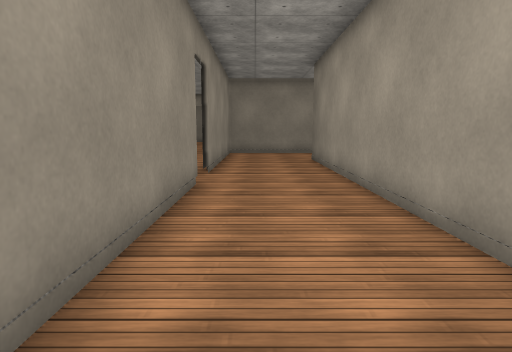
View 1 (above)

23 first-person views from a walk through a 3-D level made in the Unity game engine. The camera is 1.3 m above the floor, tilts 8° down and sees 75° across. The floor is counted in squares, 1 m on a side. Each view is taken from the middle of a square. On the plan, view 1 faces up. The plan holds only what a view shows up to about 14 squares ahead; the rest is blank. The place goes on beyond the plan. Door leaves are left out, so doorways stand open. Surface patterns are stand-ins for the level's own textures.

View 2
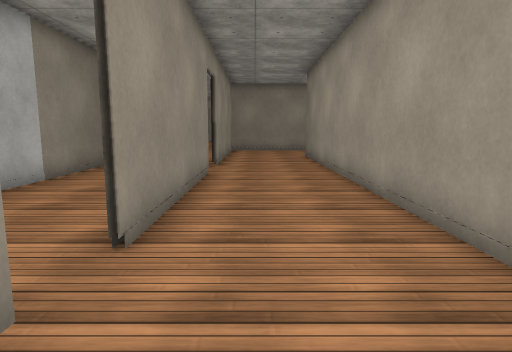

View 3
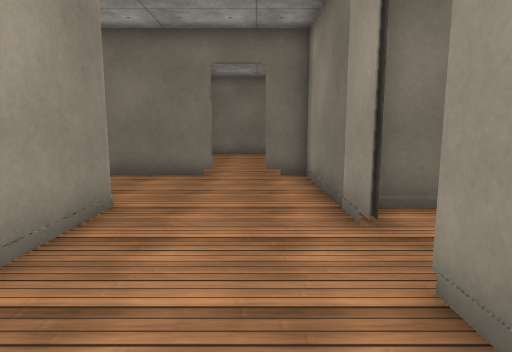

View 4
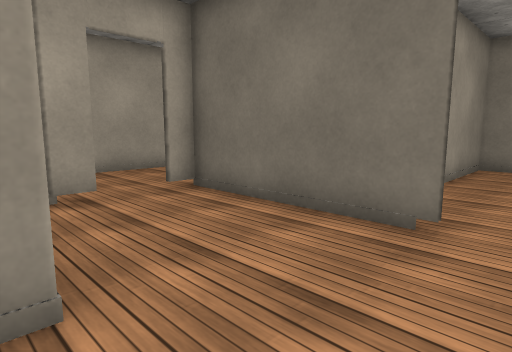

View 5
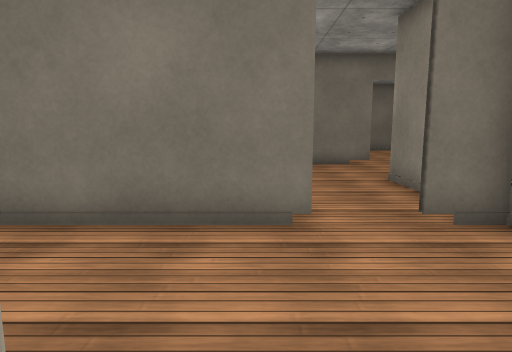

View 6
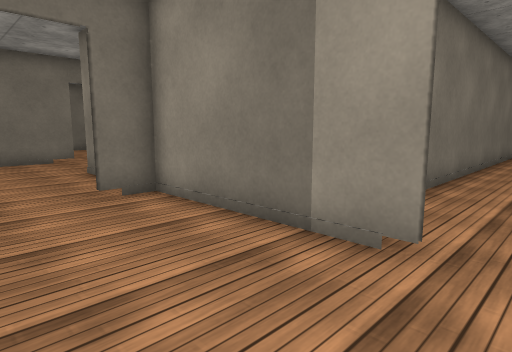

View 7
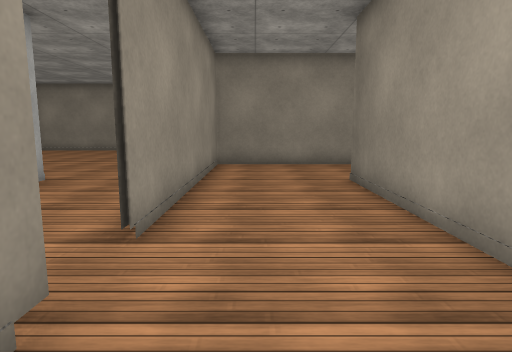

View 8
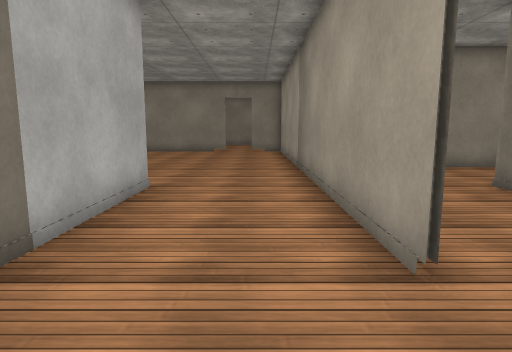

View 9
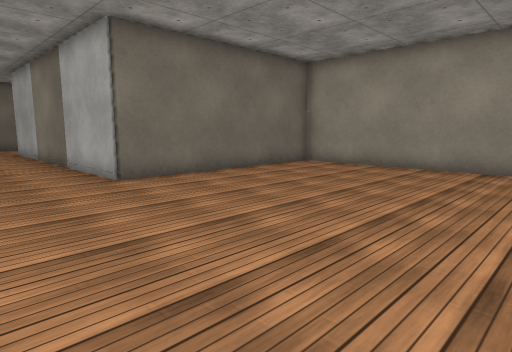

View 10
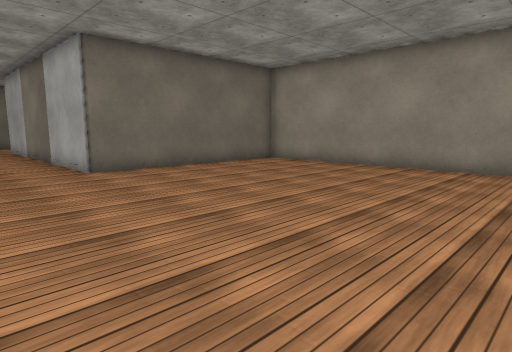

View 11
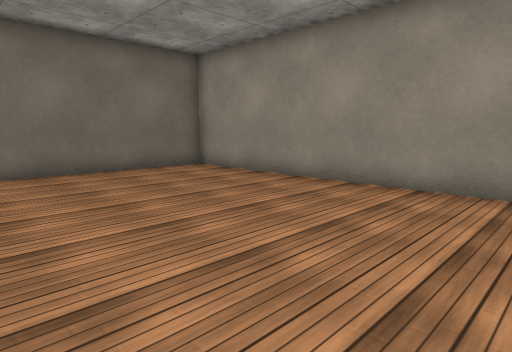

View 12
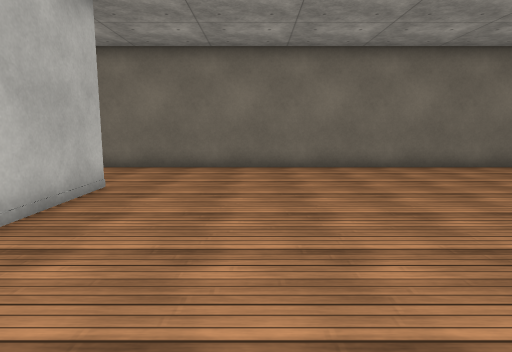

View 13
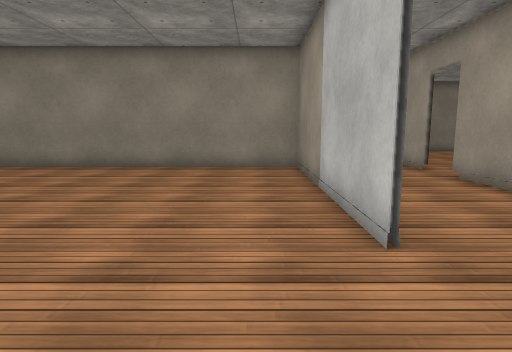

View 14
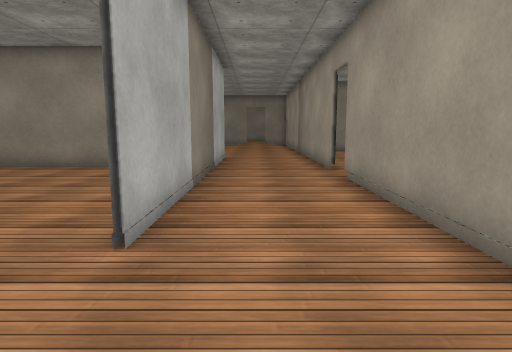

View 15
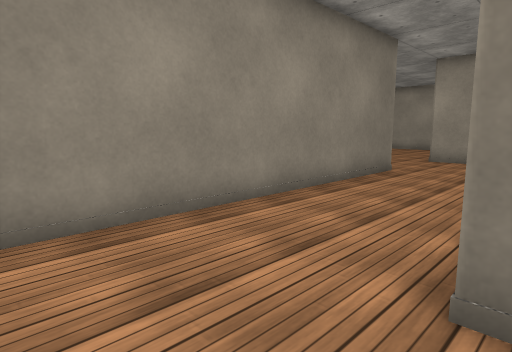

View 16
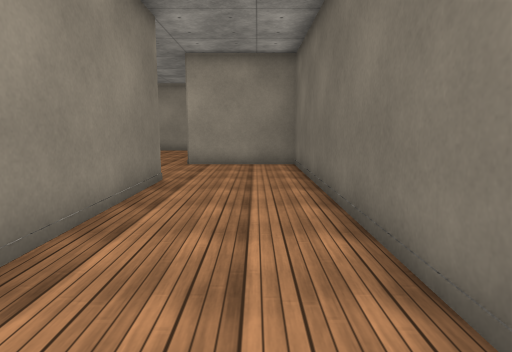

View 17
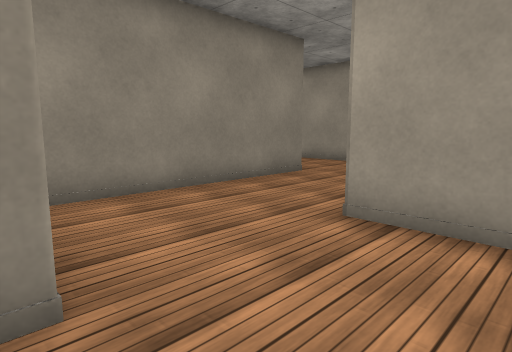

View 18
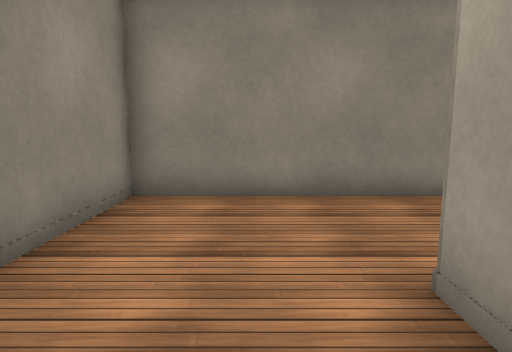

View 19
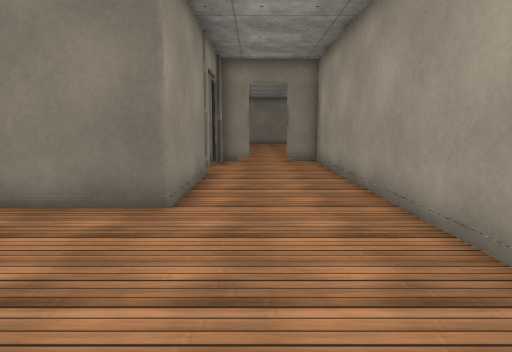

View 20
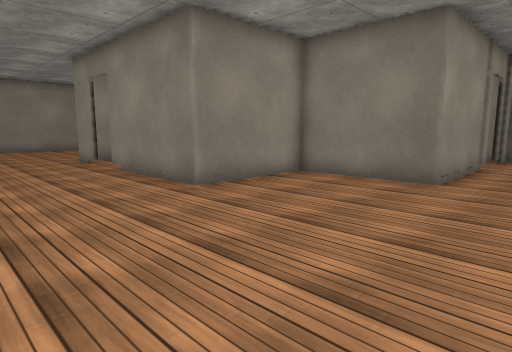

View 21
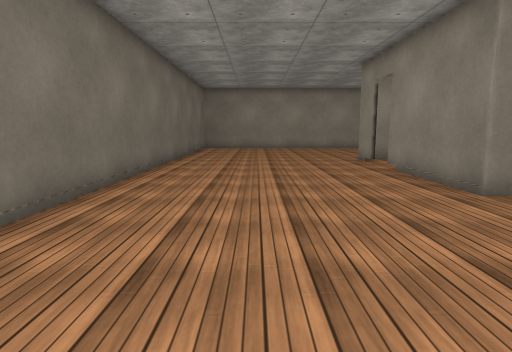

View 22
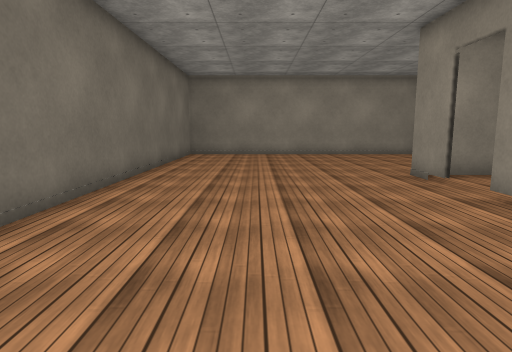

View 23
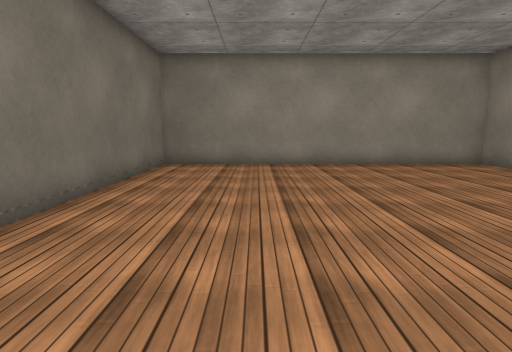

### Floor plan
Points are (right, up) in squares from view 1. A wall is a line through its corners. A room is listed if a view was taken in it or the views show most of it. See-through windows are left out.
Room 1 (views 1, 2, 3, 4, 5, 6, 7, 15, 16, 17, 18)
walls: (3.6, 14.6) (14.5, 14.6) (14.5, 18.6); (-1.4, 8.3) (-1.4, 1.4); (10.6, 18.4) (-1.4, 18.4) (-1.4, 9.6); (-1.4, -0.1) (-1.4, -5.5) (-0.2, -5.5); (2.5, -1.6) (2.5, 14.6); (6.5, -1.5) (6, -1.5); (6.5, -3.2) (6.5, -2.4); (1.1, -5.5) (6.5, -5.5); (17.5, 22.4) (10.6, 22.4) (10.6, 19)
ways out: open door at (-1.5, 9) to room 2; open door at (-1.5, 1) to room 3; open door at (7.6, -2.6) to room 4; open door at (0.5, -5.5) to room 5
Room 2 (views 8, 9, 10, 11)
walls: (-13.5, 24.1) (-13.5, 14.6) (-5.4, 14.6) (-5.4, 2.4); (-1.5, 9.6) (-1.5, 21); (-1.5, 2.1) (-1.5, 8.3)
ways out: open door at (-1.5, 9) to room 1; opening at (-3.5, 2.5) to room 3
Room 3 (views 12, 13, 14)
walls: (-5.6, 2.4) (-5.6, 10.4) (-15.5, 10.4); (-15.5, -1.4) (-2, -1.4)
ways out: open door at (-1.5, 1) to room 1; opening at (-3.5, 2.5) to room 2
Room 4 (views 19, 20, 21, 22, 23)
walls: (-3.8, -13.5) (-5.5, -13.5); (10.5, -11.9) (10.5, -1.5) (9.3, -1.5); (-12, -9.5) (-13.5, -9.5) (-13.5, -21.4) (4.6, -21.4); (6.6, -4.8) (6.6, -9.5) (2.6, -9.5) (2.6, -13.5) (-2.3, -13.5); (7.8, -1.5) (6.6, -1.5) (6.6, -3.2)
ways out: open door at (7.6, -2.6) to room 1; open door at (-3, -13.5) to room 5
Room 5 (no view inside)
walls: (-1.4, -7.9) (-1.4, -9.6); (-2.4, -13.4) (2.5, -13.4) (2.5, -9.9); (-5.4, -11.2) (-5.4, -12.9)
ways out: open door at (0.5, -5.5) to room 1; open door at (-3, -13.5) to room 4

Positions as (right, up) in squares from view 1, and headings:
1: (0, 0), facing up
2: (0, -2), facing up
3: (0, 4), facing down
4: (0, -1), facing down-right
5: (2, -1), facing down
6: (2, 1), facing down-left
7: (0, 6), facing up
8: (-3, 7), facing up
9: (-2, 23), facing down-left
10: (-2, 25), facing down-left
11: (-6, 25), facing down-left
12: (-9, 10), facing down
13: (-7, -1), facing up
14: (-4, -1), facing up
15: (0, 14), facing up-right
16: (2, 16), facing right
17: (10, 16), facing up-right
18: (13, 16), facing up
19: (8, -15), facing up
20: (9, -18), facing up-left
21: (9, -18), facing left
22: (4, -18), facing left
23: (-1, -18), facing left
